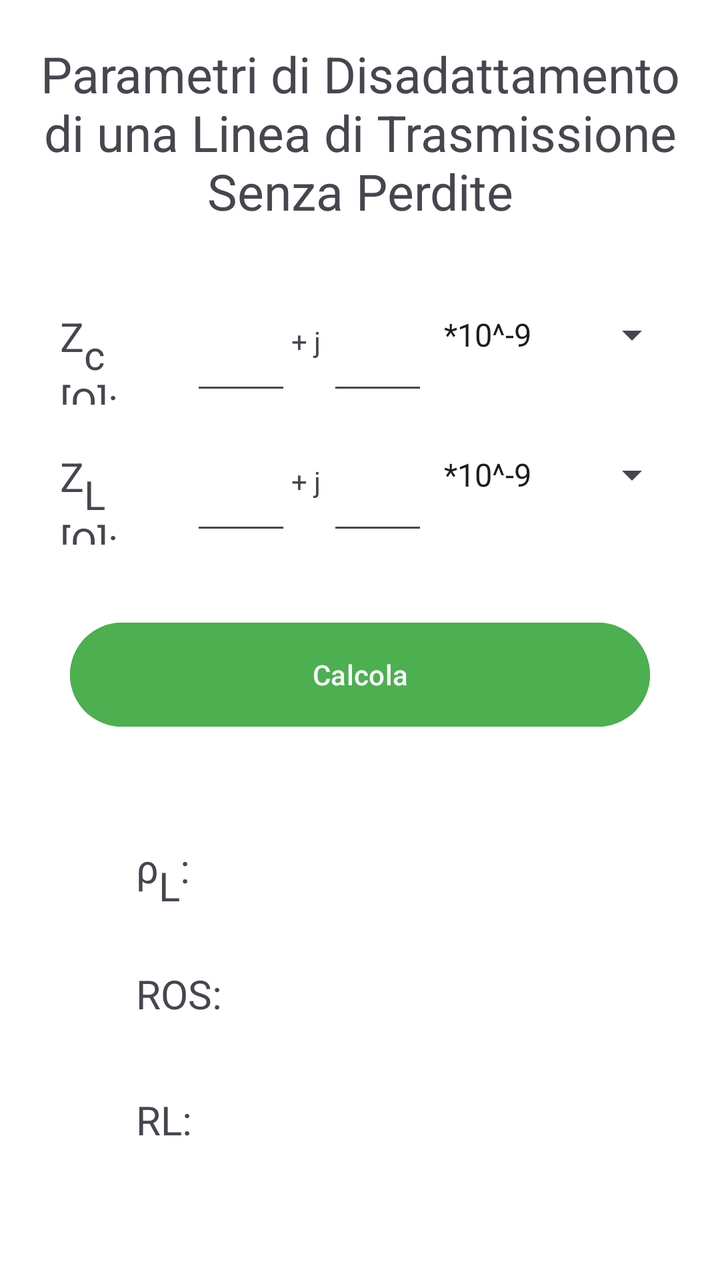
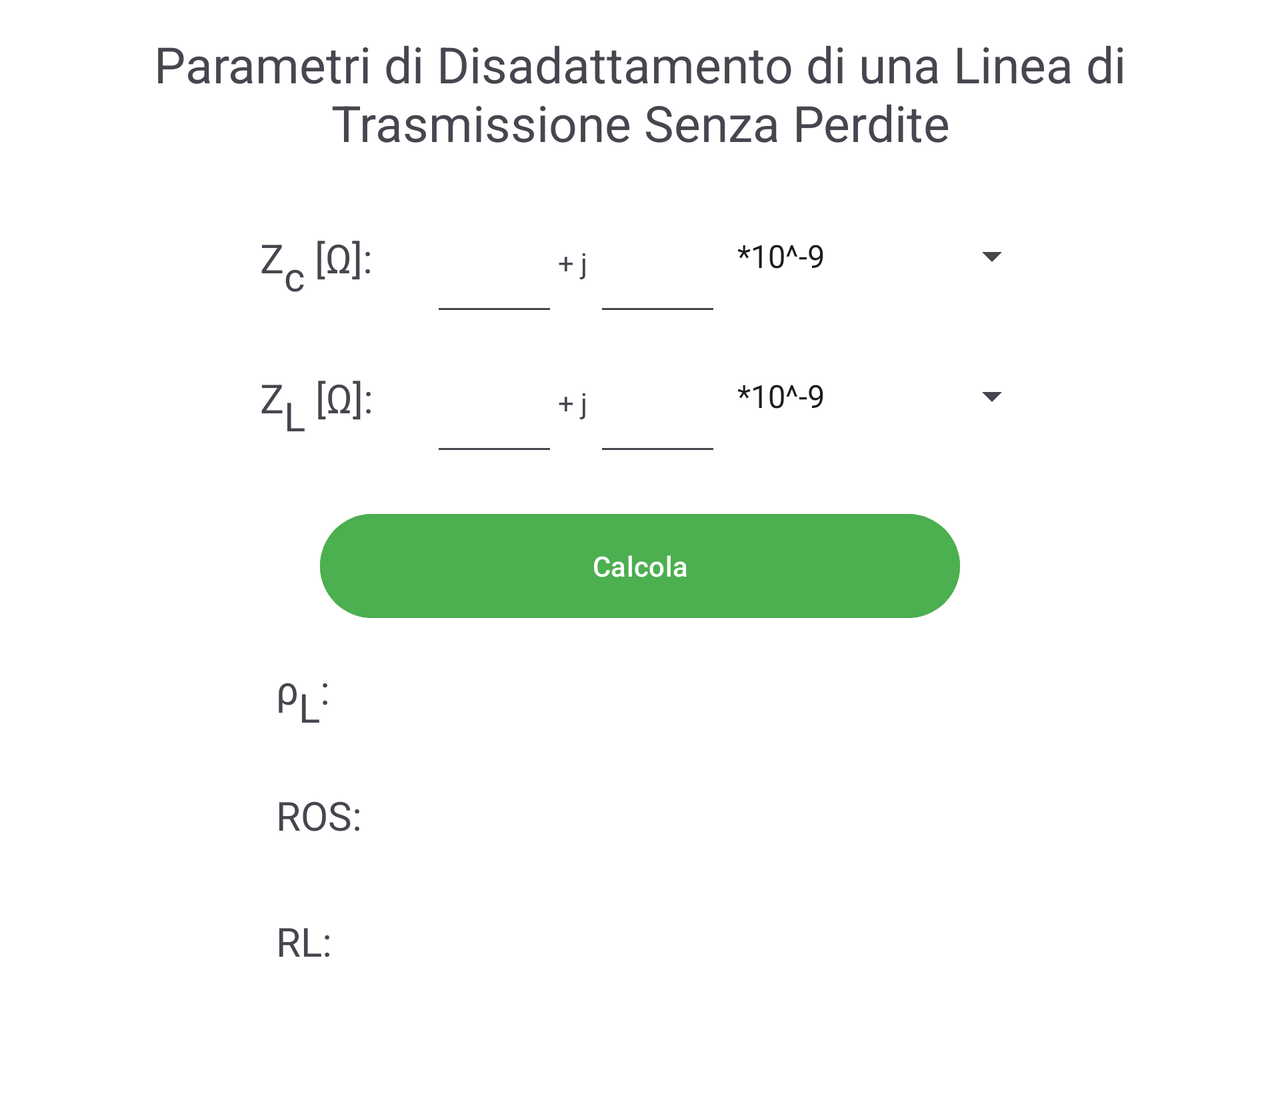

Compare how this app lays out the same screen by default and in its alternative resource folder. The renders come first, then the two layout files and the values they reference.
<!-- AndroidManifest.xml: application theme Theme.EsameSoftwareTLC -->
<!-- res/layout/activity_disadattamento.xml -->
<?xml version="1.0" encoding="utf-8"?>
<LinearLayout xmlns:android="http://schemas.android.com/apk/res/android"
    xmlns:app="http://schemas.android.com/apk/res-auto"
    xmlns:tools="http://schemas.android.com/tools"
    android:layout_width="match_parent"
    android:layout_height="match_parent"
    tools:context=".Activity_disadattamento"
    android:orientation="vertical">

    <TextView
        android:layout_width="match_parent"
        android:layout_height="wrap_content"
        android:text="@string/title_activity_disadattamento"
        android:textAlignment="center"
        android:textSize="25sp"
        android:layout_margin="20dp"/>

    <LinearLayout
        android:layout_width="match_parent"
        android:layout_height="70dp"
        android:orientation="horizontal"
        android:layout_marginEnd="20dp"
        android:layout_marginStart="20dp">
        <TextView
            android:layout_width="0dp"
            android:layout_height="wrap_content"
            android:layout_weight="3"
            android:textSize="20sp"
            android:text="@string/Zc_Ohm"
            android:padding="10dp"/>

        <EditText
            android:id="@+id/Zc_Re"
            android:layout_width="0dp"
            android:layout_height="match_parent"
            android:layout_weight="2"
            android:inputType="numberDecimal" />
        <TextView
            android:layout_width="wrap_content"
            android:layout_height="wrap_content"
            android:text="@string/j"/>
        <EditText
            android:id="@+id/Zc_Im"
            android:layout_width="0dp"
            android:layout_height="match_parent"
            android:layout_weight="2"
            android:inputType="numberDecimal" />
        <Spinner
            android:id="@+id/spinner_Zc"
            android:layout_width="0dp"
            android:layout_height="match_parent"
            android:layout_weight="5"
            android:entries="@array/spinnerOption"
            android:spinnerMode="dropdown"/>
    </LinearLayout>

    <LinearLayout
        android:layout_width="match_parent"
        android:layout_height="70dp"
        android:orientation="horizontal"
        android:layout_marginEnd="20dp"
        android:layout_marginStart="20dp">

        <TextView
            android:layout_width="0dp"
            android:layout_height="wrap_content"
            android:layout_weight="3"
            android:text="@string/ZL_Ohm"
            android:textSize="20sp"
            android:padding="10dp"/>

        <EditText
            android:id="@+id/ZL_Re"
            android:layout_width="0dp"
            android:layout_height="match_parent"
            android:layout_weight="2"
            android:inputType="numberDecimal" />
        <TextView
            android:layout_width="wrap_content"
            android:layout_height="wrap_content"
            android:text="@string/j"/>
        <EditText
            android:id="@+id/ZL_Im"
            android:layout_width="0dp"
            android:layout_height="match_parent"
            android:layout_weight="2"
            android:inputType="numberDecimal" />
        <Spinner
            android:id="@+id/spinner_ZL"
            android:layout_width="0dp"
            android:layout_height="match_parent"
            android:layout_weight="5"
            android:entries="@array/spinnerOption"
            android:spinnerMode="dropdown"/>
    </LinearLayout>


    <Button
        android:layout_width="match_parent"
        android:layout_height="60dp"
        android:layout_margin="35dp"
        android:text="@string/button_calc"
        android:onClick="calc"
        style="@style/button_calc"/>

    <LinearLayout
        android:layout_width="match_parent"
        android:layout_height="wrap_content"
        android:orientation="horizontal"
        android:layout_marginLeft="50dp"
        android:layout_marginRight="50dp"
        android:padding="8dp">
        <TextView
            android:layout_width="0dp"
            android:layout_height="wrap_content"
            android:layout_weight="3"
            android:text="@string/rho_L"
            android:textSize="20sp"
            android:padding="10dp"/>
        <TextView
            android:id="@+id/textview_rho_L"
            android:layout_width="0dp"
            android:layout_height="wrap_content"
            android:layout_weight="5"
            android:textSize="20sp"/>
    </LinearLayout>

    <LinearLayout
        android:layout_width="match_parent"
        android:layout_height="wrap_content"
        android:orientation="horizontal"
        android:layout_marginLeft="50dp"
        android:layout_marginRight="50dp"
        android:padding="8dp">
        <TextView
            android:layout_width="0dp"
            android:layout_height="wrap_content"
            android:layout_weight="3"
            android:text="@string/ROS"
            android:textSize="20sp"
            android:padding="10dp"/>
        <TextView
            android:id="@+id/textview_ROS"
            android:layout_width="0dp"
            android:layout_height="wrap_content"
            android:layout_weight="5"
            android:textSize="20sp"/>
    </LinearLayout>

    <LinearLayout
        android:layout_width="match_parent"
        android:layout_height="wrap_content"
        android:orientation="horizontal"
        android:layout_marginLeft="50dp"
        android:layout_marginRight="50dp"
        android:padding="8dp">
        <TextView
            android:layout_width="0dp"
            android:layout_height="wrap_content"
            android:layout_weight="3"
            android:text="@string/RL"
            android:textSize="20sp"
            android:padding="10dp"/>
        <TextView
            android:id="@+id/textview_RL"
            android:layout_width="0dp"
            android:layout_height="wrap_content"
            android:layout_weight="5"
            android:textSize="20sp"/>
    </LinearLayout>
</LinearLayout>
<!-- resources referenced by this layout -->
<resources>
  <string-array name="spinnerOption">
          <item>*10^-9</item>
          <item>*10^-6</item>
          <item>*10^-3</item>
          <item>*10^0</item>
          <item>*10^3</item>
          <item>*10^6</item>
          <item>*10^9</item>
      </string-array>
  <string name="RL" translatable="false">RL:</string>
  <string name="ROS" translatable="false">ROS:</string>
  <string name="ZL_Ohm" translatable="false">Z<sub>L</sub> [Ω]:</string>
  <string name="Zc_Ohm" translatable="false">Z<sub>c</sub> [Ω]:</string>
  <string name="button_calc">Calcola</string>
  <string name="j" translatable="false">"+ j "</string>
  <string name="rho_L" translatable="false">ρ<sub>L</sub>:</string>
  <string name="title_activity_disadattamento">Parametri di Disadattamento di una Linea di Trasmissione Senza Perdite</string>
  <style name="button_calc">
          <item name="android:backgroundTint">@color/buttonColor_light</item>
      </style>
  <style name="Theme.EsameSoftwareTLC" parent="Base.Theme.EsameSoftwareTLC" />
  <color name="buttonColor_light">#4CAF50</color>
  <style name="Base.Theme.EsameSoftwareTLC" parent="Theme.Material3.DayNight.NoActionBar">
          
          
          <item name="android:windowBackground">@color/backLight</item>
      </style>
  <color name="backLight">#FFFFFF</color>
</resources>
<!-- res/layout-land/activity_disadattamento.xml (the repository's variant of the layout above) -->
<!-- drawn on the phone turned sideways -->
<?xml version="1.0" encoding="utf-8"?>
<ScrollView
    xmlns:android="http://schemas.android.com/apk/res/android"
    xmlns:app="http://schemas.android.com/apk/res-auto"
    xmlns:tools="http://schemas.android.com/tools"
    android:layout_width="match_parent"
    android:layout_height="match_parent"
    tools:context=".Activity_disadattamento"
    android:orientation="vertical">
<LinearLayout
    android:layout_width="match_parent"
    android:layout_height="wrap_content"
    android:orientation="vertical">
    <TextView
        android:layout_width="match_parent"
        android:layout_height="wrap_content"
        android:text="@string/title_activity_disadattamento"
        android:textAlignment="center"
        android:textSize="25sp"
        android:layout_margin="15dp"/>
    <LinearLayout
        android:layout_width="match_parent"
        android:layout_height="wrap_content"
        android:orientation="vertical"
        android:layout_marginStart="120dp"
        android:layout_marginEnd="120dp">
        <LinearLayout
            android:layout_width="match_parent"
            android:layout_height="70dp"
            android:orientation="horizontal">
            <TextView
                android:layout_width="0dp"
                android:layout_height="wrap_content"
                android:layout_weight="3"
                android:textSize="20sp"
                android:text="@string/Zc_Ohm"
                android:padding="10dp"/>
            <EditText
                android:id="@+id/Zc_Re"
                android:layout_width="0dp"
                android:layout_height="match_parent"
                android:layout_weight="2"
                android:inputType="numberDecimal" />
            <TextView
                android:layout_width="wrap_content"
                android:layout_height="wrap_content"
                android:text="@string/j"/>
            <EditText
                android:id="@+id/Zc_Im"
                android:layout_width="0dp"
                android:layout_height="match_parent"
                android:layout_weight="2"
                android:inputType="numberDecimal|numberSigned" />
            <Spinner
                android:id="@+id/spinner_Zc"
                android:layout_width="0dp"
                android:layout_height="match_parent"
                android:layout_weight="5"
                android:entries="@array/spinnerOption"
                android:spinnerMode="dropdown"/>
        </LinearLayout>

        <LinearLayout
            android:layout_width="match_parent"
            android:layout_height="70dp"
            android:orientation="horizontal">

            <TextView
                android:layout_width="0dp"
                android:layout_height="wrap_content"
                android:layout_weight="3"
                android:text="@string/ZL_Ohm"
                android:textSize="20sp"
                android:padding="10dp"/>

            <EditText
                android:id="@+id/ZL_Re"
                android:layout_width="0dp"
                android:layout_height="match_parent"
                android:layout_weight="2"
                android:inputType="numberDecimal" />
            <TextView
                android:layout_width="wrap_content"
                android:layout_height="wrap_content"
                android:text="@string/j"/>
            <EditText
                android:id="@+id/ZL_Im"
                android:layout_width="0dp"
                android:layout_height="match_parent"
                android:layout_weight="2"
                android:inputType="numberDecimal|numberSigned" />
            <Spinner
                android:id="@+id/spinner_ZL"
                android:layout_width="0dp"
                android:layout_height="match_parent"
                android:layout_weight="5"
                android:entries="@array/spinnerOption"
                android:spinnerMode="dropdown"/>
        </LinearLayout>


        <Button
            android:layout_width="match_parent"
            android:layout_height="60dp"
            android:layout_marginStart="40dp"
            android:layout_marginEnd="40dp"
            android:layout_marginTop="20dp"
            android:text="@string/button_calc"
            android:onClick="calc"
            style="@style/button_calc"/>

        <LinearLayout
            android:layout_width="match_parent"
            android:layout_height="wrap_content"
            android:orientation="horizontal"
            android:padding="8dp">
            <TextView
                android:layout_width="0dp"
                android:layout_height="wrap_content"
                android:layout_weight="3"
                android:text="@string/rho_L"
                android:textSize="20sp"
                android:padding="10dp"/>
            <TextView
                android:id="@+id/textview_rho_L"
                android:layout_width="0dp"
                android:layout_height="wrap_content"
                android:layout_weight="5"
                android:textSize="20sp"/>
        </LinearLayout>

        <LinearLayout
            android:layout_width="match_parent"
            android:layout_height="wrap_content"
            android:orientation="horizontal"
            android:padding="8dp">
            <TextView
                android:layout_width="0dp"
                android:layout_height="wrap_content"
                android:layout_weight="3"
                android:text="@string/ROS"
                android:textSize="20sp"
                android:padding="10dp"/>
            <TextView
                android:id="@+id/textview_ROS"
                android:layout_width="0dp"
                android:layout_height="wrap_content"
                android:layout_weight="5"
                android:textSize="20sp"/>
        </LinearLayout>

        <LinearLayout
            android:layout_width="match_parent"
            android:layout_height="wrap_content"
            android:orientation="horizontal"
            android:padding="8dp">
            <TextView
                android:layout_width="0dp"
                android:layout_height="wrap_content"
                android:layout_weight="3"
                android:text="@string/RL"
                android:textSize="20sp"
                android:padding="10dp"/>
            <TextView
                android:id="@+id/textview_RL"
                android:layout_width="0dp"
                android:layout_height="wrap_content"
                android:layout_weight="5"
                android:textSize="20sp"/>
        </LinearLayout>
            <Space
                android:layout_width="match_parent"
                android:layout_height="50dp" />
        </LinearLayout>
    </LinearLayout>
</ScrollView>
